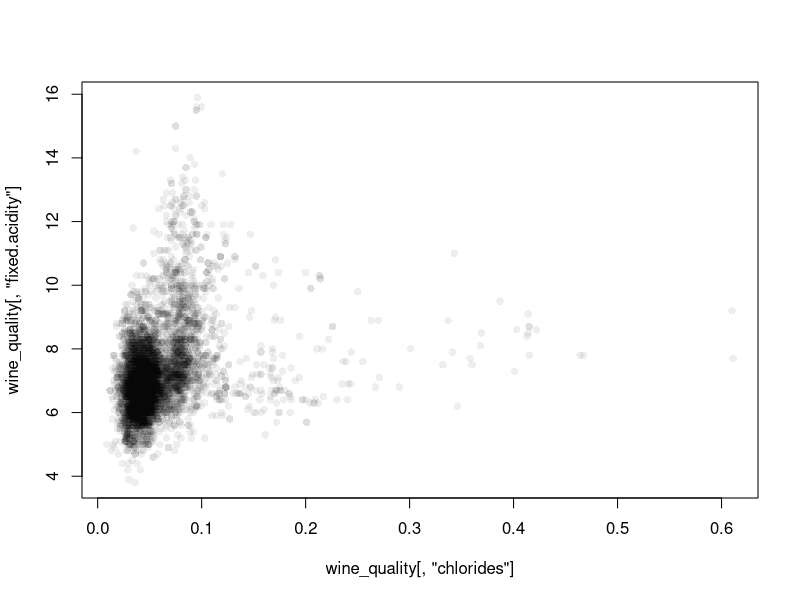
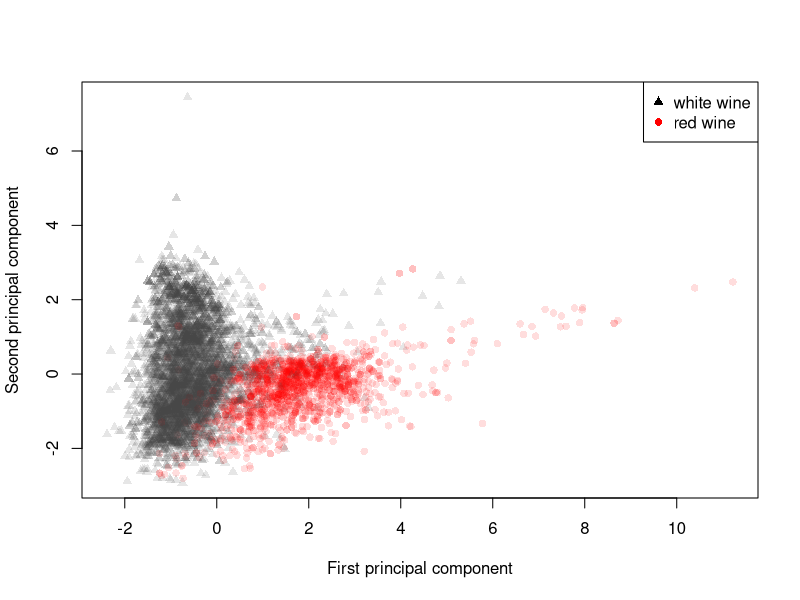
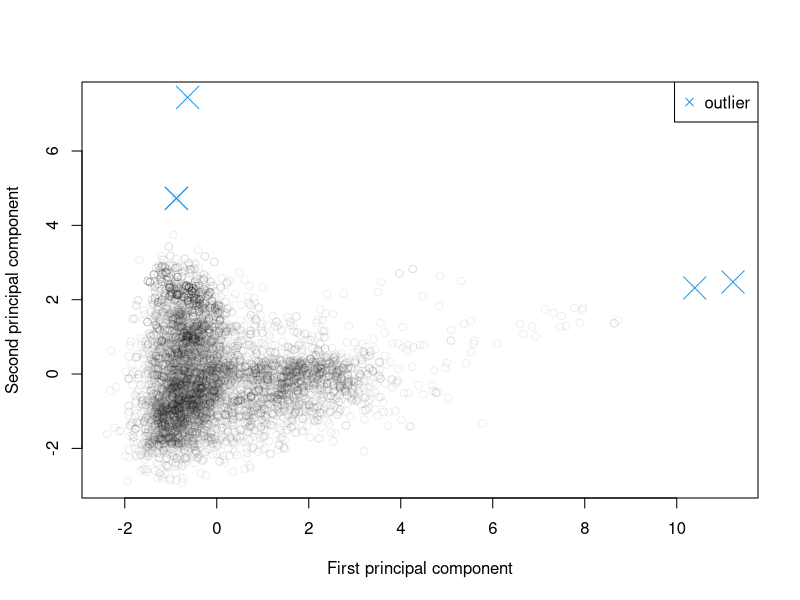
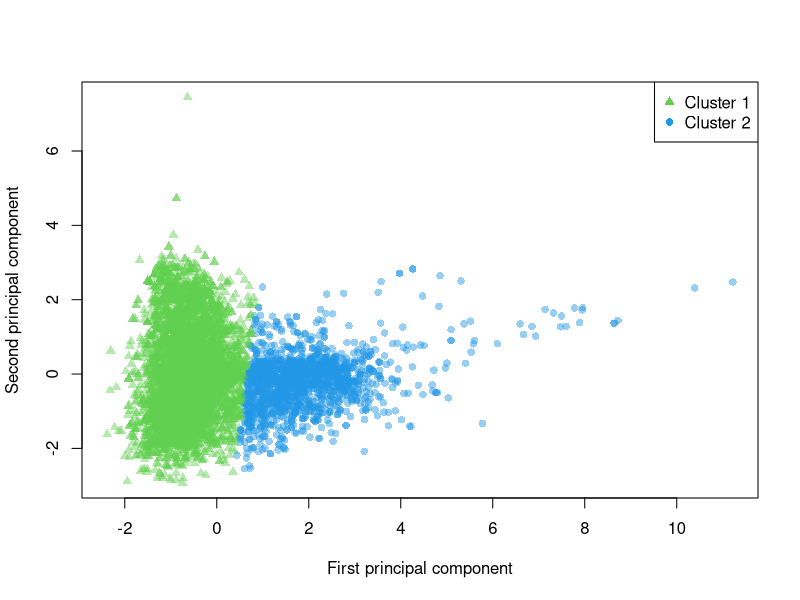
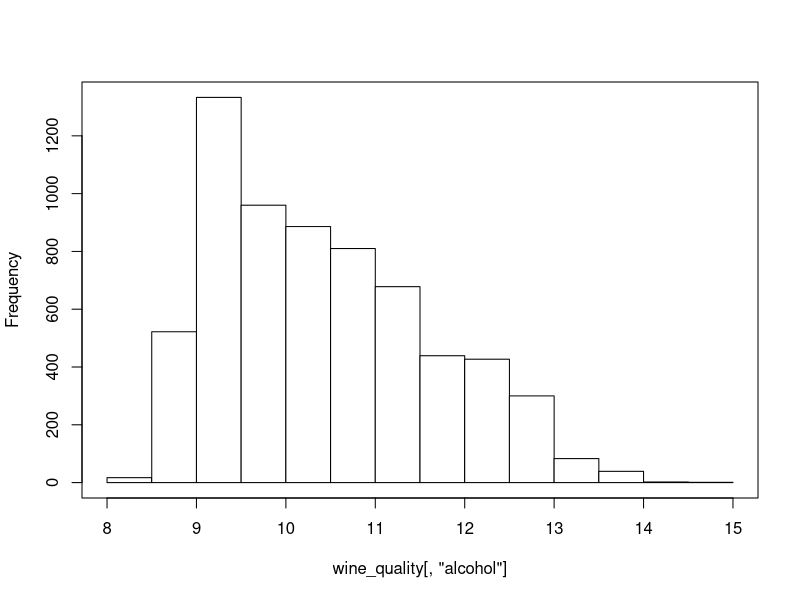
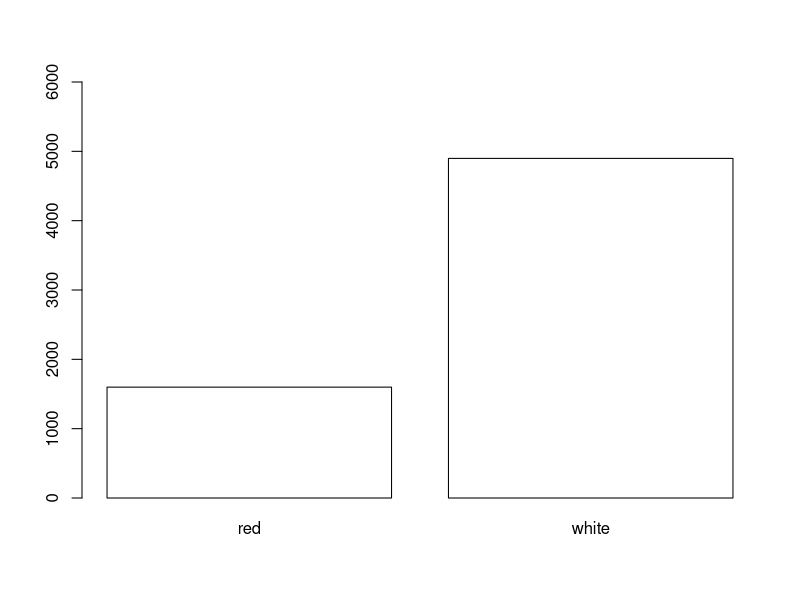
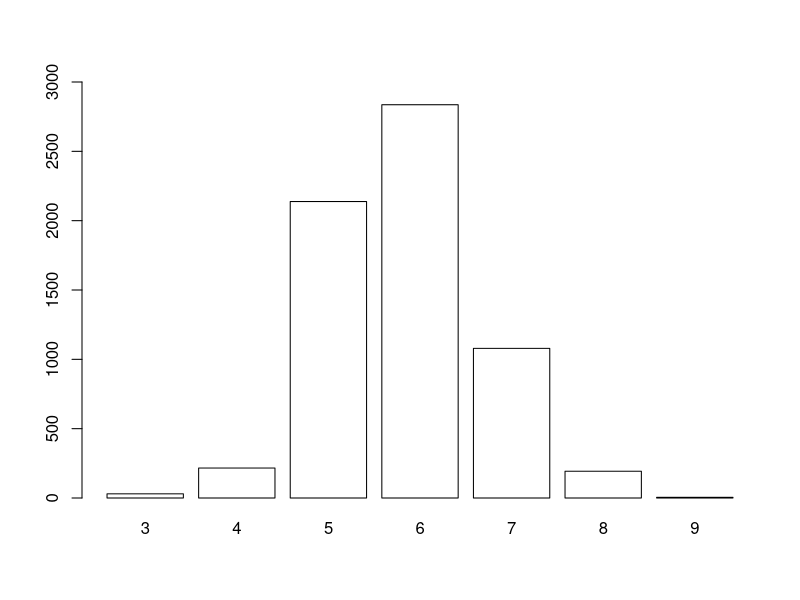

R code for these plots, in order:
## ---- chunk 1
wine_quality <- read.csv("datasets/wine_quality_all.csv",
    comment.char="#")
X <- wine_quality[, 1:11] # extract the first 11 columns
X <- as.matrix(X) # convert to numeric matrix
head(X) # display the first 6 rows, i.e., X[1:6,]
## ---- chunk 2
.X <- wine_quality[, 1:11]
.X <- .X[c(1,2,3,4,11)]
names(.X)[4] <- "..."
row.names(.X) <- sprintf("[%d,]", seq_len(nrow(.X)))
.X[4] <- "..."
print(head(.X))
## ---- chunk 3
dim(X)    # gives n and p, respectively
nrow(X)   # dim(X)[1] – 1st dimension – n
ncol(X)   # dim(X)[2] – 2nd dimension – p
## ---- chunk 4
head(X, 3) # the first 3 rows
## ---- chunk 5
dimnames(X) <- NULL # drop row and column names
head(X) # show the first 6 rows
## ---- chunk 6
X[3, 2] # 3rd row, 2nd column
## ---- chunk 7
X[3,]
## ---- chunk 8
X[,2]
## ---- chunk 9
plot(wine_quality[, "chlorides"], wine_quality[, "fixed.acidity"], col="#00000011", pch=16)
#plot(wine_quality[sam, "chlorides"], wine_quality[sam, "fixed.acidity"], col=wc[sam], pch=wp[sam])
## ---- chunk 10
p <- princomp(scale(X[,c(1, 2, 4, 5, 11)]))
wc <- c("#44444422", "#ff000022")[as.numeric(factor(wine_quality$color, levels=c("white", "red")))]
wp <- c(17, 16)[as.numeric(factor(wine_quality$color, levels=c("white", "red")))]
set.seed(123)
sam <- sample(rev(1:nrow(X)))
plot(p$scores[sam,1], p$scores[sam,2], col=wc[sam], pch=wp[sam], xlab="First principal component", ylab="Second principal component")
legend("topright", c("white wine", "red wine"), pch=c(17,16), col=c("black", "red"), bg="white")
## ---- chunk 11
plot(p$scores[sam,1], p$scores[sam,2], col="#00000011", xlab="First principal component", ylab="Second principal component")
wh <- p$scores[,1]>10 | p$scores[,2]>4 # a "visual" outlier detector ;)
points(p$scores[wh,1], p$scores[wh,2],
    col=4, cex=3, pch=4)
legend("topright", c("outlier"), pch=c(4), col=c(4), bg="white")
## ---- chunk 12
Y <- wine_quality[, c("chlorides", "fixed.acidity")]
km <- kmeans(p$scores[,1:2], centers=2, nstart=10)
wc <- c("#61D04F77", "#2297E677")[km$cluster]
wp <- c(17, 16)[km$cluster]
set.seed(123)
plot(p$scores[sam,1], p$scores[sam,2], col=wc[sam], pch=wp[sam], xlab="First principal component", ylab="Second principal component")
legend("topright", c("Cluster 1", "Cluster 2"),
col=c("#61D04F", "#2297E6"), pch=c(17,16), bg="white")
## ---- chunk 13
y <- wine_quality[, "response"] # extract the `response` column
Xy <- cbind(X, y) # join X and y (column-bind) - for printing
head(Xy)
## ---- chunk 14
.Xy <- wine_quality[,c(1,2,3,4,11,12)]
names(.Xy)[4] <- "..."
row.names(.Xy) <- sprintf("[%d,]", seq_len(nrow(.X)))
.Xy[4] <- "..."
print(head(.Xy))
## ---- chunk 15
names(wine_quality) # names of the columns
## ---- chunk 16
hist(wine_quality[,"alcohol"], main="", col="white"); box()
summary(wine_quality[,"alcohol"])
## ---- chunk 17
barplot(table(wine_quality[,"color"]), col="white", ylim=c(0, 6000))
table(wine_quality[,"color"])
## ---- chunk 18
barplot(table(wine_quality[,"response"]), col="white", ylim=c(0, 3000))
table(wine_quality[,"response"])
